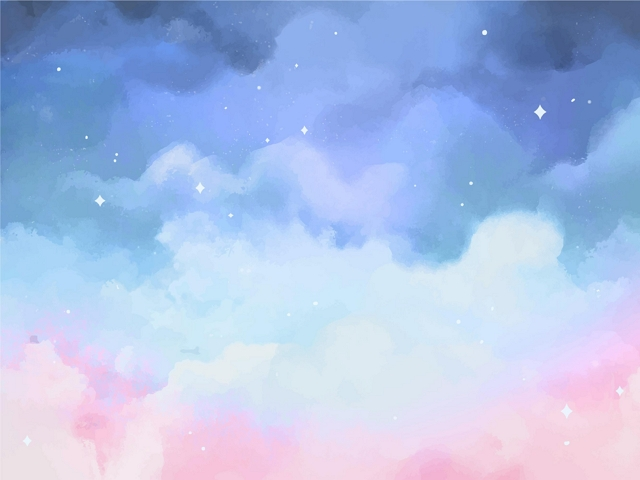
#> input picture img/bg.jpg, 640 x 480 px
$ python ex11.py
#> lines starting #> are read from the running program, lines starting #| are printed output that depends on the picture; after the words box and inside, x2 and y2 are one past the last pixel; in counts of white or black regions, pixels touching at a corner belong together
# OpenCV的直方圖處理
# 讀圖
import cv2
import numpy as np
import matplotlib.pyplot as plt
img1 = cv2.imread("./img/bg.jpg")  # (flag = 0 or 1 or -1)
#> img1 is the input picture: shape (480, 640, 3); mean B, G, R 230, 191.2, 172.7
hsv = cv2.cvtColor(img1, cv2.COLOR_BGR2HSV)
#> hsv: shape (480, 640, 3); mean H, S, V 116.9, 74.1, 232
imggray = cv2.cvtColor(img1, cv2.COLOR_BGR2GRAY)
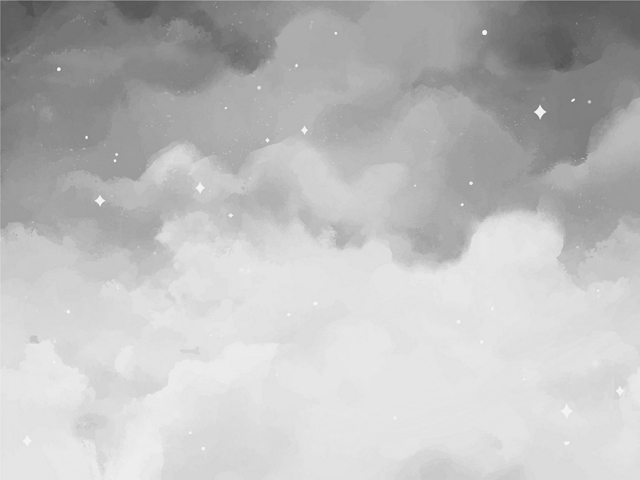
#> imggray: shape (480, 640); min 77, max 248, mean 190.1
ret, img = cv2.threshold(imggray, 0, 255, cv2.THRESH_BINARY+cv2.THRESH_OTSU)
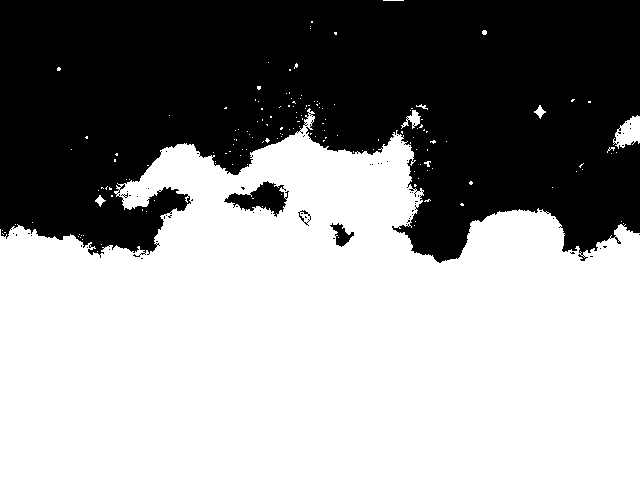
#> img: shape (480, 640); 58% white; 67 black regions (63 under 20 px), largest, box (x1, y1, x2, y2) and area: (0, 0, 640, 263) 127444, (224, 181, 289, 217) 1092, (330, 223, 354, 247) 259, (298, 210, 311, 226) 54
#> ret = 184
cv2.imshow("img", img1)

# 單色
# hist = cv2.calcHist([imggray], [0], None, [256], [0, 256])   # 直方圖統計資料
# plt.plot(hist)                                      # 用plot()繪直方圖
# plt.show()

# 彩色RGB
# b = cv2.calcHist([img1], [0], None, [256], [0, 256])  # B 通道統計資料
# g = cv2.calcHist([img1], [1], None, [256], [0, 256])  # G 通道統計資料
# r = cv2.calcHist([img1], [2], None, [256], [0, 256])  # R 通道統計資料
# plt.plot(b, color="blue", label="Blue")    # 用plot()繪 B 通道
# plt.plot(g, color="green", label="Green")   # 用plot()繪 G 通道
# plt.plot(r, color="red", label="Red")     # 用plot()繪 R 通道
# plt.legend(loc="best")
# plt.show()

# # mask
# mask = np.zeros(imggray.shape[:2], np.uint8)
# mask[100:400, 100:400] = 255
# masked_img = cv2.bitwise_and(imggray, imggray, mask=mask)
# # Calculate histogram with mask and without mask
# # Check third argument for mask
# hist_full = cv2.calcHist([imggray], [0], None, [256], [0, 256])
# hist_mask = cv2.calcHist([imggray], [0], mask, [256], [0, 256])

# plt.subplot(221), plt.imshow(imggray, 'gray'), plt.title('Original')
# plt.subplot(222), plt.imshow(mask, 'gray'), plt.title('Mask')
# plt.subplot(223), plt.imshow(masked_img, 'gray'), plt.title('Masked')
# plt.subplot(224), plt.plot(hist_full, label='original'),
# plt.plot(hist_mask, label='masked'), plt.xlim([0, 256]),
# plt.legend(loc=1), plt.title('Histogram')
# plt.show()

# # 均衡化
# img = imggray.copy()
# hist, bins = np.histogram(img.flatten(), 256, [0, 256])
# # 計算累積分布(原圖)
# cdf = hist.cumsum()
# cdf_normalized = cdf * hist.max() / cdf.max()

# plt.subplot(321), plt.imshow(img, 'gray'), plt.axis('off')
# plt.title('Original')
# plt.subplot(322), plt.plot(cdf_normalized, color='b'),
# plt.hist(img.flatten(), 256, [0, 256], color='r'),
# plt.xlim([0, 256]),
# plt.legend(('cdf', 'histogram'), loc='upper left'),
# plt.title('Histogram')

# # opencv均衡化
# img2 = cv2.equalizeHist(img)
# hist2, bins = np.histogram(img2.flatten(), 256, [0, 256])
# cdf2 = hist2.cumsum()
# cdf_m = cdf2 * hist2.max() / cdf2.max()

# plt.subplot(323), plt.imshow(img2, 'gray'), plt.axis('off')
# plt.title('Histogram Equalization')
# plt.subplot(324), plt.plot(cdf_m, color='b'),
# plt.hist(img2.flatten(), 256, [0, 256], color='r'),
# plt.xlim([0, 256]),
# plt.legend(('cdf', 'histogram'), loc='upper left'),
# plt.title('Histogram')

# # 有限對比自適性直方圖均衡化CLAHE（Contrast Limited Adaptive Histogram Equalization）
# clahe = cv2.createCLAHE(clipLimit=2.0, tileGridSize=(8, 8))
# img3 = clahe.apply(img)
# hist3, bins = np.histogram(img3.flatten(), 256, [0, 256])
# cdf3 = hist3.cumsum()
# cdf_m = cdf3 * hist3.max() / cdf3.max()

# plt.subplot(325), plt.imshow(img3, 'gray'), plt.axis('off')
# plt.title('CLAHE')
# plt.subplot(326), plt.plot(cdf_m, color='b'),
# plt.plot(cdf_normalized, color='g'),
# plt.hist(img3.flatten(), 256, [0, 256], color='r'),
# plt.xlim([0, 256]),
# plt.legend(('cdf', 'cdf(ori)', 'histogram'), loc='upper left'),
# plt.title('Histogram')

# plt.show()

# 2D直方圖
hist = cv2.calcHist([hsv], [0, 1], None, [180, 256], [0, 180, 0, 256])
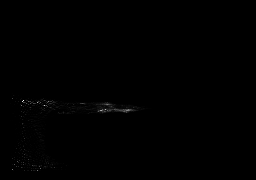
#> hist: shape (180, 256) float32; min 0, max 3222, mean 6.7; drawn with min black and max white
plt.imshow(hist)
plt.show()

cv2.waitKey(0)
cv2.destroyAllWindows()
